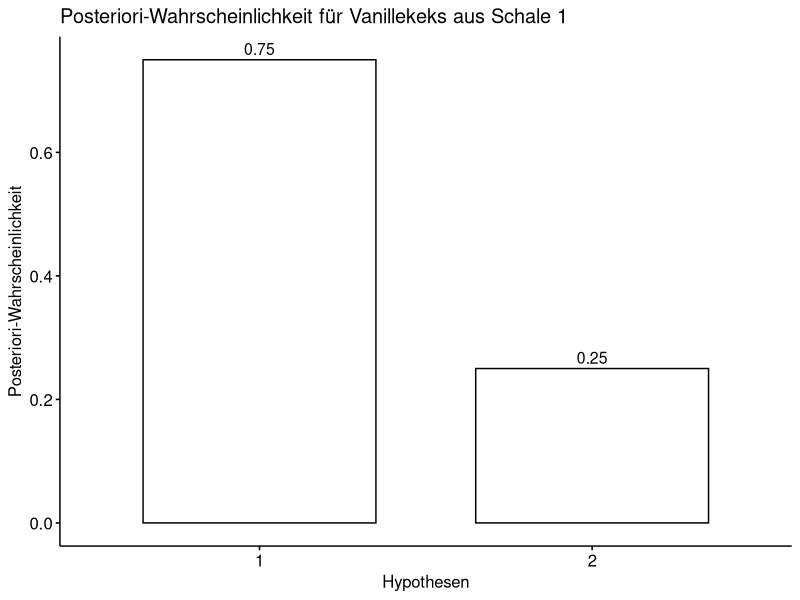

Here is the R script that generated this plot:
## ---- chunk 1
knitr::opts_chunk$set(fig.pos = 'H',
                      fig.asp = 0.618,
                      fig.width = 4,
                      fig.cap = "", 
                      fig.path = "",
                      echo = FALSE,
                      message = FALSE,
                      fig.show = "hold")
## ---- chunk 2
#| message: false
library(tidyverse)
library(ggpubr)
## ---- chunk 3
#| echo: false
d <-
  tibble(
    # definiere die Hypothesen (das "Gitter"): 
    Hypothesen = c(1,2),
    # bestimme den Priori-Wert:       
    Priori  = c(2/3, 1/3)) %>%  
    mutate(
      # berechne Likelihood für jeden Gitterwert:
      Likelihood = c(3/4, 2/4),
      # berechen unstand. Posteriori-Werte:
      unstd_Post = Likelihood * Priori,
      # berechne stand. Posteriori-Werte (summiert zu 1):
      Post = unstd_Post / sum(unstd_Post))  

d %>% 
  knitr::kable(digits=2)
## ---- chunk 4
ggbarplot(data = d, x = "Hypothesen", y = "Post", 
       ylab = "Posteriori-Wahrscheinlichkeit", xlab = "Hypothesen",
       title = "Posteriori-Wahrscheinlichkeit für Vanillekeks aus Schale 1",
       label = TRUE)
## ---- chunk 5
#| echo: false
d <-
  tibble(
    # definiere die Hypothesen (das "Gitter"): 
    p_Gitter = c(1, 2),
    # bestimme den Priori-Wert:       
    Priori  = c(2, 1)) %>%  
    mutate(
      # berechne Likelihood für jeden Gitterwert:
      Likelihood = c(3/4, 2/4),
      # berechen unstand. Posteriori-Werte:
      unstd_Post = Likelihood * Priori,
      # berechne stand. Posteriori-Werte (summiert zu 1):
      Post = unstd_Post / sum(unstd_Post))  

d %>% 
  knitr::kable(digits=2)
